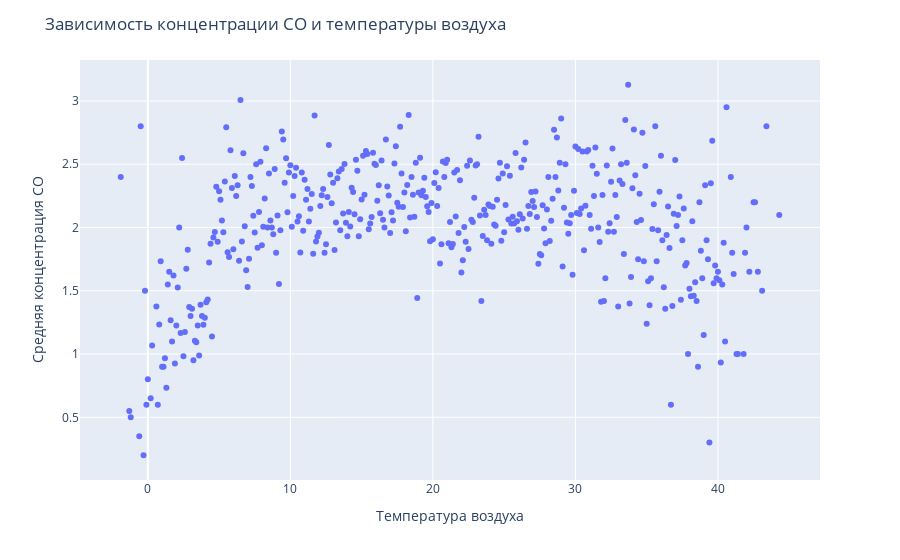

The notebook cell this image was saved under:
### Code cell
# средняя концентрация CO при различной температуре
CO_by_T= pd.pivot_table(
    df,
    index=["T"],
    values=["CO(GT)"],
    aggfunc='mean',
    fill_value=0,
    margins=True
)

CO_by_T = CO_by_T.reset_index()
CO_by_T.columns = ["T", "CO(GT)"]

fig = px.scatter(
    CO_by_T,  
    x="T", y="CO(GT)", 
)

fig.update_layout(
    title="Зависимость концентрации CO и температуры воздуха",
    xaxis_title="Температура воздуха",
    yaxis_title="Средняя концентрация CO"
)

### Figure 1 — Plotly figure (JSON) as saved in the notebook; plotly's stock layout.template omitted (floating-point values rounded to 4 significant figures; data arrays with more than 128 entries replaced by an {"elided": "..."} marker saying what was removed)
{"data": [{"hovertemplate": "T=%{x}<br>CO(GT)=%{y}<extra></extra>", "legendgroup": "", "marker": {"color": "#636efa", "symbol": "circle"}, "mode": "markers", "name": "", "orientation": "v", "showlegend": false, "type": "scatter", "x": {"elided": "428 mixed values"}, "xaxis": "x", "y": {"elided": "428 float values"}, "yaxis": "y"}], "layout": {"legend": {"tracegroupgap": 0}, "margin": {"t": 60}, "title": {"text": "Зависимость концентрации CO и температуры воздуха"}, "xaxis": {"anchor": "y", "domain": [0, 1], "title": {"text": "Температура воздуха"}}, "yaxis": {"anchor": "x", "domain": [0, 1], "title": {"text": "Средняя концентрация CO"}}}}
